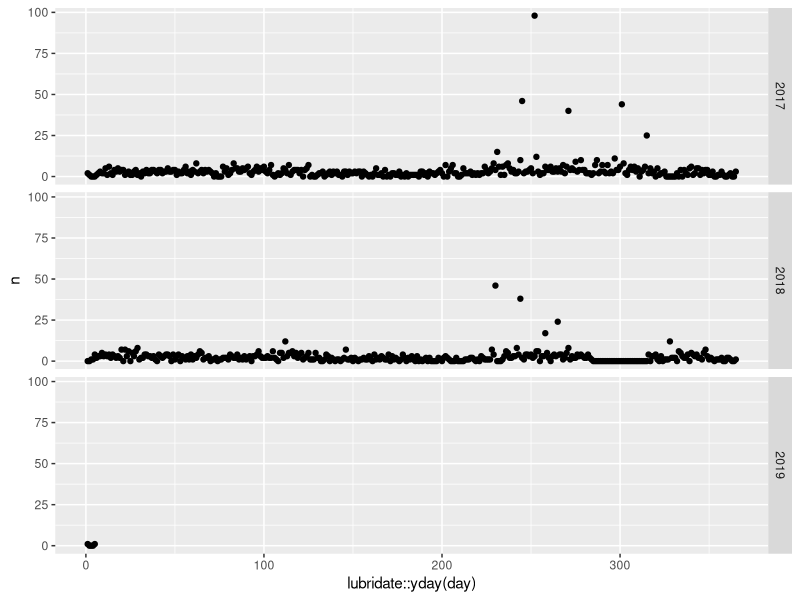
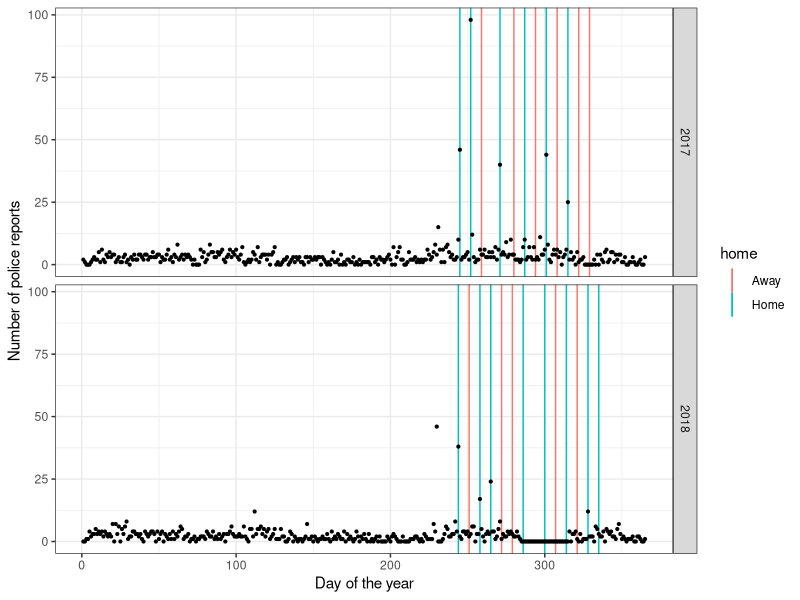
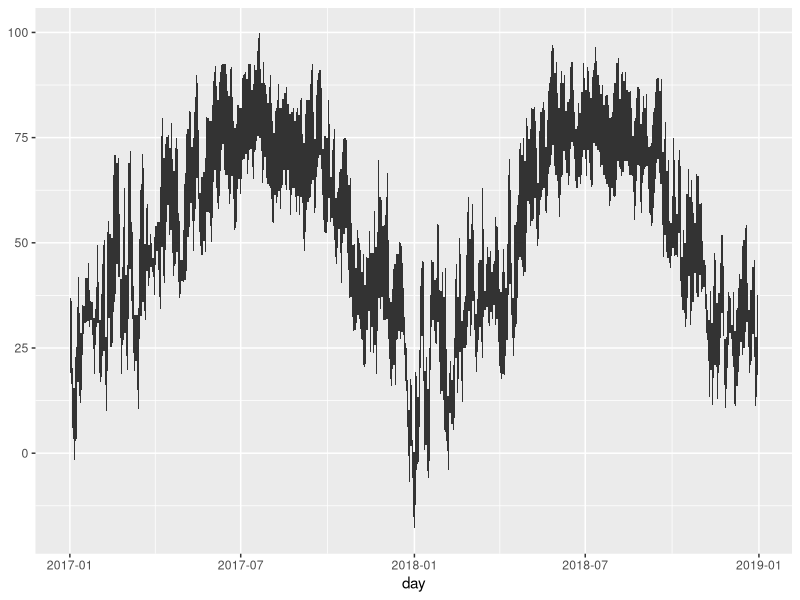
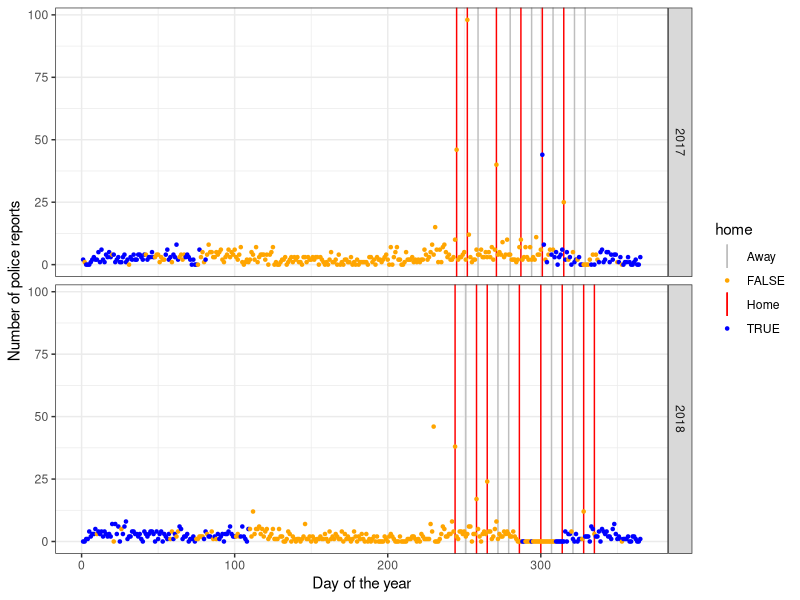

Write the R code that produced these figures, in order.
## ---- chunk 1
options(htmltools.dir.version = FALSE)
## ---- chunk 2
tidyverse::tidyverse_packages()
## ---- chunk 3
library(tidyverse)
pd <- read_csv("../data/isu-pd.csv")

pd %>% count(Classification) %>% dim()
# 147 different types of crime classifications

pd  %>% count(Classification, sort = TRUE) %>% head()

## ---- chunk 4
pd <- pd %>% separate(Classification, into = "Main", sep="/", remove = FALSE) %>%
  mutate(
    Main = trimws(Main)
  )

pd  %>% count(Main, sort = TRUE) %>% head()
## ---- chunk 5
head(pd$`Date/Time Reported`)

pd$date <- lubridate::mdy_hm(pd$`Date/Time Reported`)
summary(pd$date)
## ---- chunk 6
pd$day <- lubridate::as_date(pd$date)
head(pd$day)
## ---- chunk 7
pd %>% 
  count(day, sort = TRUE) %>% 
  filter(lubridate::year(day) == 2018) %>%
  head(10)
## ---- chunk 8
pd %>% count(day) %>% summary()
## ---- chunk 9
pd %>% 
  complete(day = full_seq(pd$day, period = 1)) %>% 
  count(day) %>%
  summary()
## ---- chunk 10
pd %>% 
  complete(day = full_seq(pd$day, period = 1))
## ---- chunk 11
perday <- pd %>% 
  complete(day = full_seq(pd$day, period = 1)) %>% 
  group_by(day) %>%
  summarize(
    n = sum(!is.na(Classification))
  ) 

perday %>%
  summary()
## ---- chunk 12
perday %>%
  mutate(year = lubridate::year(day)) %>%
  ggplot(aes( x = lubridate::yday(day), y = n)) + 
  geom_point() + 
  facet_grid(year~.)
## ---- chunk 13

schedule <- read.csv("../data/isu-football-2018.csv")
schedule <- schedule %>%
  mutate(
    date = lubridate::ymd("2018-01-01")
    )
lubridate::month(schedule$date) <- as.numeric(factor(schedule$Month, levels=c("Sep", "Oct", "Nov", "Dec"))) + 8
lubridate::mday(schedule$date) <- schedule$Day
schedule$yday <- lubridate::yday(schedule$date)
schedule$year <- lubridate::year(schedule$date)


schedule17 <- read.csv("../data/isu-football-2017.csv")
schedule17 <- schedule17 %>%
  mutate(
    date = lubridate::mdy(Date)
  )
schedule17$yday <- lubridate::yday(schedule17$date)
schedule17$year <- lubridate::year(schedule17$date)


perday %>%
  mutate(
    year = lubridate::year(day),
    yday = lubridate::yday(day)
    ) %>%
  filter(year <= 2018) %>%
  ggplot(aes(x = yday, y = n)) +
  geom_vline(data = schedule, aes(xintercept = yday, colour = home)) +
  geom_vline(data = schedule17, aes(xintercept = yday, colour = Home)) +
  geom_point(size = .75) +
  facet_grid(year~.) +
  theme_bw() +
  ylab("Number of police reports") +
  xlab("Day of the year")
## ---- chunk 14
ames_weather <- read_csv("../data/Ames_weather_2017-2018.csv") %>%
  mutate(day = as.Date(date)) %>%
  group_by(day) %>%
  summarize(temp_low = min(temp_low), temp_hi = max(temp_hi))

ggplot(data = ames_weather) + 
  geom_ribbon(aes(x = day, ymin = temp_low, ymax = temp_hi))

perday %>%
  mutate(
    year = lubridate::year(day),
    yday = lubridate::yday(day)
    ) %>%
  filter(year <= 2018) %>%
  left_join(ames_weather) %>%
  mutate(below_freezing = temp_low <=32) %>%
  ggplot(aes(x = yday, y = n)) +
  geom_vline(data = schedule, aes(xintercept = yday, colour = home)) +
  geom_vline(data = schedule17, aes(xintercept = yday, colour = Home)) +
  geom_point(aes(color = below_freezing), shape = 20) +
  scale_color_manual(values = c("Away" = "grey", "FALSE" = "orange", "Home" = "red", "TRUE" = "blue")) + 
  facet_grid(year~.) +
  theme_bw() +
  ylab("Number of police reports") +
  xlab("Day of the year")

# Still not happy with this
